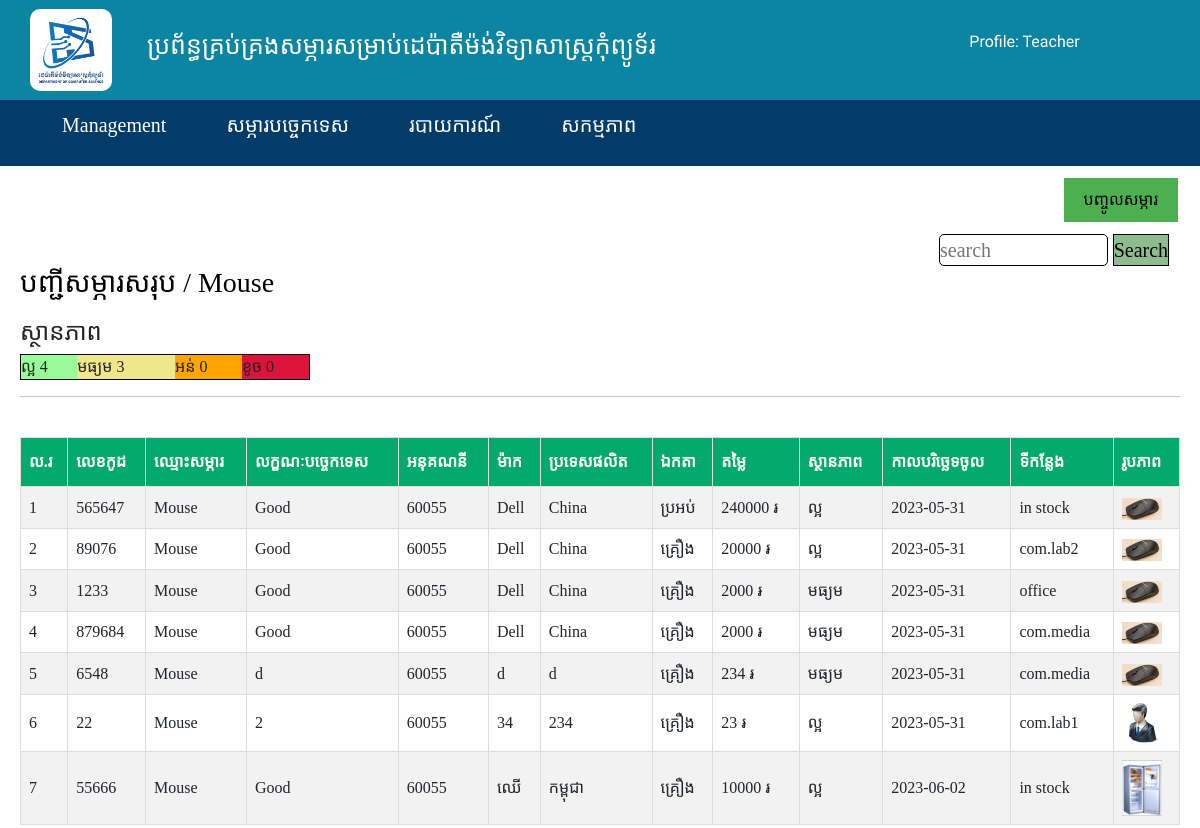
The page /admin/ListTotalDetail.php?name=Mouse (signed in) on the database its author committed.
### tables this page shows
CREATE TABLE `itproduct` (
  `id` int(15) NOT NULL,
  `code` int(20) NOT NULL,
  `name` varchar(100) NOT NULL,
  `how` text NOT NULL,
  `account` int(10) NOT NULL,
  `saccount` int(10) NOT NULL,
  `model` varchar(50) NOT NULL,
  `country` varchar(50) NOT NULL,
  `think` varchar(50) NOT NULL,
  `quantity` int(10) NOT NULL,
  `retail_price` int(20) NOT NULL,
  `total_price` int(20) NOT NULL,
  `status` varchar(20) NOT NULL,
  `date` date NOT NULL,
  `date_use` date DEFAULT NULL,
  `place` varchar(50) NOT NULL,
  `BORROW` int(11) NOT NULL DEFAULT 0,
  `picture` text NOT NULL
);

### admin/ListTotalDetail.php (the view, shortened to what this page needs)
<?php
    include('include/config.php');
    if($_SERVER['REQUEST_METHOD'] == 'GET'){
            $name = $_GET['name'];
            $sql = "SELECT * FROM itproduct WHERE name= '$name' ";
            $sql_run = mysqli_query($connect, $sql);
            $row = $sql_run->fetch_assoc();
    }
?>
<!DOCTYPE html>
<html lang="en">
<head>
    <link rel="stylesheet" href="style/pag1.css">
    <link rel="stylesheet" href="/style/bootstrap.min.css">
</head>
<body>
<?php include('include/Header.php');?>
        <div class="dashboard">
            <?php include('include/Top-dashboard.php'); ?>
            <div class="search-and-title">
                <h3>បញ្ជីសម្ភារសរុប / <?php echo $row['name'];?></h3></div>
                    <div class="dasble" >
                        <h4 style="font-family:'khmer os battambang'">ស្ថានភាព</h4>
                        <table id="Detail">
                            <tr>
                                <td bgcolor="paleGreen">    ល្អ                 <?php echo $connect->query("SELECT status FROM `itproduct` WHERE name = '$name' AND status='ល្អ' ")->num_rows;?></td>
                                <td bgcolor="khaki">     មធ្យម               <?php echo $connect->query("SELECT status FROM `itproduct` WHERE name = '$name' AND status='មធ្យម' ")->num_rows;?></td>
                                <td bgcolor="orange">      អន់              <?php echo $connect->query("SELECT status FROM `itproduct` WHERE name = '$name' AND status='អន់' ")->num_rows;?></td>
                                <td bgcolor="crimson">        ខូច            <?php echo $connect->query("SELECT status FROM `itproduct` WHERE name = '$name' AND status='ខូច' ")->num_rows;?></td>
                            </tr>
                        </table><hr><br>
                        <table id="customers">
                        <tr font-family='khmer os battambang'>
                        <th class="head">ល.រ</th>
                        <th class="head">លេខកូដ</th>
                        <th class="head">ឈ្មោះសម្ភារ</th>
                        <th class="head">លក្ខណៈបច្ចេកទេស</th>
                        <th class="head">អនុគណនី</th>
                        <th class="head">ម៉ាក</th>
                        <th class="head">ប្រទេសផលិត</th>
                        <th class="head">ឯកតា</th>
                        <th class="head">តម្លៃ</th>
                        <th class="head">ស្ថានភាព</th>
                        <th class="head">កាលបរិច្ឆេទចូល</th>
                        <th class="head">ទីកន្លែង</th>
                        <th class="head">រូបភាព</th>
                    </tr>
                            <?php
                                $i=1;
                                $sql = "SELECT * FROM itproduct WHERE name = '$name' ";
                                $result = $connect->query($sql);
                                while($row = $result->fetch_assoc()){
                            ?>
                            <tr>
                            <td><?php echo $i++; ?></td>
                            <td><?php echo "$row[code]" ?></td>
                            <td><?php echo "$row[name]" ?></td>
                            <td><?php echo "$row[how]" ?></td>
                            <td><?php echo "$row[saccount]" ?></td>
                            <td><?php echo "$row[model]" ?></td>
                            <td><?php echo "$row[country]" ?></td>
                            <td><?php echo "$row[think]" ?></td>
                            <td><?php echo "$row[total_price]" ?> ៛</td>
                            <td><?php echo "$row[status]" ?></td>
                            <td><?php echo "$row[date]" ?></td>
                            <td><?php echo "$row[place]" ?></td>
                            <td><img src="./img/<?php echo "$row[picture]"; ?>" width="40px" ;height="auto"></td>
                            <?php
                         }
                        ?>
                    </table>
        </div>
    </div>
</body>
</html>

### admin/style/pag1.css (style rules this page uses)
* { margin: 0; padding: 0; box-sizing: border-box; }
.dashboard { width: 100%; }
.dashboard .dasble { width: 100%; height: 510px; padding: 0 20px; z-index: -99999; }
.search-and-title { width: 100%; display: flex; justify-content: space-between; font-family: 'khmer os battambang'; color: #000000; padding: 0 0 10px 20px; font-size: 20px; }
table { font-family: arial, sans-serif; border-collapse: collapse; width: auto; }
#customers th { padding-top: 12px; padding-bottom: 12px; text-align: left; background-color: #04AA6D; color: #ffffff; border: 8px solid rgb(0, 0, 0); }
#customers td { z-index: -99; }
.head { color: white; z-index: 89999; }
.dashboard { padding-top: 100px; }

### admin/ListTotalDetail.php (style rules this page uses)
#customers { font-family: 'khmer os battambang'; border-collapse: collapse; width: 100%; }
#customers td, #customers th { border: 1px solid #ddd; padding: 8px; }
#customers tr:nth-child(even) { background-color: #f2f2f2; }
#customers th { padding-top: 12px; padding-bottom: 12px; text-align: left; background-color: #04AA6D; color: white; }
#Detail { font-family: 'khmer os battambang'; border: 1px solid black; width: 25%; }

### rows shown on the page
itproduct: name "Mouse", code "565647", how "Good", saccount "60055", model "Dell", country "China", think "ប្រអប់", total_price "240000", status "ល្អ", date "2023-05-31", place "in stock", picture (picture)
itproduct: code "89076", name "Mouse", how "Good", saccount "60055", model "Dell", country "China", think "គ្រឿង", total_price "20000", status "ល្អ", date "2023-05-31", place "com.lab2", picture (picture)
itproduct: code "1233", name "Mouse", how "Good", saccount "60055", model "Dell", country "China", think "គ្រឿង", total_price "2000", status "មធ្យម", date "2023-05-31", place "office", picture (picture)
itproduct: code "879684", name "Mouse", how "Good", saccount "60055", model "Dell", country "China", think "គ្រឿង", total_price "2000", status "មធ្យម", date "2023-05-31", place "com.media", picture (picture)
itproduct: code "6548", name "Mouse", how "d", saccount "60055", model "d", country "d", think "គ្រឿង", total_price "234", status "មធ្យម", date "2023-05-31", place "com.media", picture (picture)
itproduct: code "22", name "Mouse", how "2", saccount "60055", model "34", country "234", think "គ្រឿង", total_price "23", status "ល្អ", date "2023-05-31", place "com.lab1", picture (picture)
itproduct: code "55666", name "Mouse", how "Good", saccount "60055", model "ឈើ", country "កម្ពុជា", think "គ្រឿង", total_price "10000", status "ល្អ", date "2023-06-02", place "in stock", picture (picture)

### other values the page prints
$_SESSION['username'] "Teacher"
